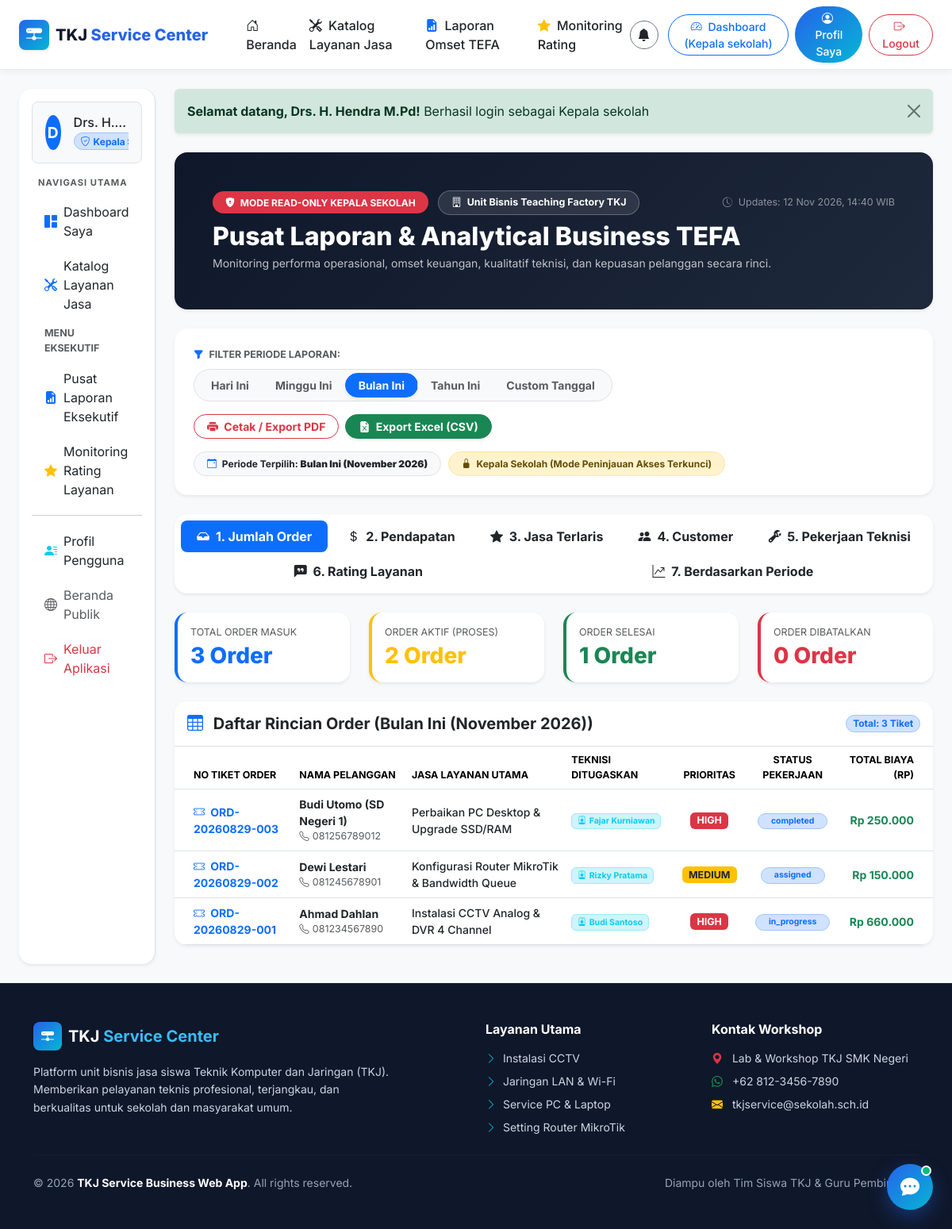
Page /index.php?url=report (signed in) on the committed database.
### tables this page shows
CREATE TABLE `service_orders` (
    `id` INT AUTO_INCREMENT PRIMARY KEY,
    `order_code` VARCHAR(30) NOT NULL UNIQUE,
    `customer_id` INT NOT NULL,
    `technician_id` INT DEFAULT NULL,
    `status` ENUM('pending', 'approved', 'assigned', 'in_progress', 'completed', 'cancelled') NOT NULL DEFAULT 'pending',
    `priority` ENUM('low', 'medium', 'high', 'urgent') NOT NULL DEFAULT 'medium',
    `service_address` TEXT NOT NULL,
    `problem_description` TEXT NOT NULL,
    `scheduled_date` DATE NOT NULL,
    `scheduled_time` TIME DEFAULT '09:00:00',
    `completed_at` DATETIME DEFAULT NULL,
    `created_at` TIMESTAMP DEFAULT CURRENT_TIMESTAMP,
    `updated_at` TIMESTAMP DEFAULT CURRENT_TIMESTAMP ON UPDATE CURRENT_TIMESTAMP,
    CONSTRAINT `fk_orders_customer` FOREIGN KEY (`customer_id`) REFERENCES `customers` (`id`) ON DELETE CASCADE ON UPDATE CASCADE,
    CONSTRAINT `fk_orders_technician` FOREIGN KEY (`technician_id`) REFERENCES `technicians` (`id`) ON DELETE SET NULL ON UPDATE CASCADE,
    INDEX `idx_orders_code` (`order_code`),
    INDEX `idx_orders_customer_id` (`customer_id`),
    INDEX `idx_orders_technician_id` (`technician_id`),
    INDEX `idx_orders_status` (`status`),
    INDEX `idx_orders_scheduled_date` (`scheduled_date`)
);

### app/views/report/index.php (the view, shortened to what the rows shown need)
<div class="container-fluid px-4 py-4">
  <div class="row gy-4">
    <div class="col-lg-9 col-xl-10">
      <div class="card border-0 bg-dark-gradient text-white rounded-4 shadow-sm mb-4">
        <div class="card-body p-4 p-md-5">
          <h2 class="fw-extrabold mb-1">Pusat Laporan & Analytical Business TEFA</h2>
        </div>
      </div>
      <?php if ($active_tab === 'orders'): ?>
        <div class="card border-0 shadow-sm rounded-4 bg-white overflow-hidden mb-4">
          <div class="card-body p-0">
            <div class="table-responsive">
              <table class="table table-hover align-middle mb-0">
                <thead class="bg-light extra-small text-uppercase text-muted">
                  <tr>
                    <th class="ps-4">No Tiket Order</th>
                    <th>Nama Pelanggan</th>
                    <th>Jasa Layanan Utama</th>
                    <th>Teknisi Ditugaskan</th>
                    <th class="text-center">Prioritas</th>
                    <th class="text-center">Status Pekerjaan</th>
                    <th class="text-end pe-4">Total Biaya (Rp)</th>
                  </tr>
                </thead>
                <tbody class="small">
                  <?php if (!empty($report_data['orders'])): ?>
                    <?php foreach ($report_data['orders'] as $ord): ?>
                      <tr>
                        <td class="ps-4 fw-bold text-primary">
                          <i class="bi bi-ticket-perforated me-1"></i> <?= htmlspecialchars($ord['order_code']) ?>
                        </td>
                        <td>
                          <div class="fw-bold text-dark"><?= htmlspecialchars($ord['customer_name'] ?? 'Guest') ?></div>
                          <div class="extra-small text-muted"><i class="bi bi-telephone me-1"></i><?= htmlspecialchars($ord['customer_phone'] ?? '-') ?></div>
                        </td>
                        <td class="fw-medium text-dark"><?= htmlspecialchars($ord['main_service_name'] ?? 'Jasa Teknis IT') ?></td>
                        <td>
                          <?php if (!empty($ord['technician_name'])): ?>
                            <span class="badge bg-info-subtle text-info border border-info-subtle"><i class="bi bi-person-badge me-1"></i><?= htmlspecialchars($ord['technician_name']) ?></span>
                          <?php else: ?>
                            <span class="badge bg-secondary-subtle text-secondary">Belum Ditugaskan</span>
                          <?php endif; ?>
                        </td>
                        <td class="text-center">
                          <?php
                          $prio = strtolower($ord['priority'] ?? 'medium');
                          $prioBadge = 'bg-secondary';
                          if ($prio === 'high' || $prio === 'urgent') $prioBadge = 'bg-danger';
                          if ($prio === 'medium') $prioBadge = 'bg-warning text-dark';
                          ?>
                          <span class="badge <?= $prioBadge ?> extra-small text-uppercase"><?= htmlspecialchars($ord['priority'] ?? 'medium') ?></span>
                        </td>
                        <td class="text-center">
                          <span class="badge bg-primary-subtle text-primary border border-primary-subtle rounded-pill px-3 py-1"><?= htmlspecialchars($ord['status']) ?></span>
                        </td>
                        <td class="text-end pe-4 fw-bold text-success">
                          Rp <?= number_format($ord['grand_total'] ?? 0, 0, ',', '.') ?>
                        </td>
                      </tr>
                    <?php endforeach; ?>
                  <?php else: ?>
                    <tr><td colspan="7" class="text-center py-4 text-muted">Tidak ada data order pada periode terpilih.</td></tr>
                  <?php endif; ?>
                </tbody>
              </table>
            </div>
          </div>
        </div>
      <?php endif; ?>
    </div>
  </div>
</div>

### rows in the picture
service_orders: order_code "ORD-20260829-003", customer_name "Budi Utomo (SD Negeri 1)", customer_phone "081256789012", main_service_name "Perbaikan PC Desktop & Upgrade SSD/RAM", technician_name "Fajar Kurniawan", priority "HIGH", status "completed", grand_total "250.000"
service_orders: order_code "ORD-20260829-002", customer_name "Dewi Lestari", customer_phone "081245678901", main_service_name "Konfigurasi Router MikroTik & Bandwidth Queue", technician_name "Rizky Pratama", priority "MEDIUM", status "assigned", grand_total "150.000"
service_orders: order_code "ORD-20260829-001", customer_name "Ahmad Dahlan", customer_phone "081234567890", main_service_name "Instalasi CCTV Analog & DVR 4 Channel", technician_name "Budi Santoso", priority "HIGH", status "in_progress", grand_total "660.000"

### other values in the picture
str_replace('_', ' ', $user['role']) "Kepala sekolah"
substr($user['name'] ?? 'U', 0, 1) "D"
$user['name'] "Drs. H.…"
str_replace('_', ' ', $role) "Kepala…"
$flash['message'] "Selamat datang, Drs. H. Hendra M.Pd!"
$flash['action'] "Berhasil login sebagai Kepala sekolah"
$report_data['period_label'] "Bulan Ini (November 2026)"
$report_data['total_orders'] "3"
$report_data['active_orders'] "2"
$report_data['completed_orders'] "1"
$report_data['cancelled_orders'] "0"
count($report_data['orders'] ?? []) "3"
